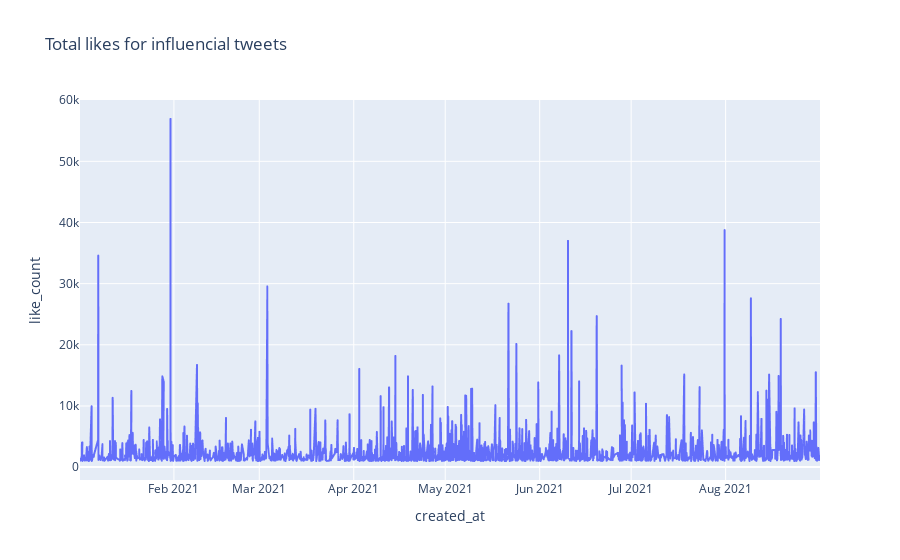

Here is the notebook cell this chart was saved with:
### Code cell
fig = px.line(influencial_tweets_df,
              x="created_at", y="like_count",
              title='Total likes for influencial tweets',
              hover_name="author_id", # username
              hover_data=["created_at", "like_count","tweet_id","text"])
fig.show()

### Figure 1 — Plotly figure (JSON) as saved in the notebook; plotly's stock layout.template omitted (floating-point values rounded to 4 significant figures; data arrays with more than 128 entries replaced by an {"elided": "..."} marker saying what was removed)
{"data": [{"customdata": {"elided": "2163x4 mixed values"}, "hovertemplate": "<b>%{hovertext}</b><br><br>created_at=%{customdata[0]}<br>like_count=%{customdata[1]}<br>tweet_id=%{customdata[2]}<br>text=%{customdata[3]}<extra></extra>", "hovertext": {"elided": "2163 int values"}, "legendgroup": "", "line": {"color": "#636efa", "dash": "solid"}, "mode": "lines", "name": "", "showlegend": false, "type": "scattergl", "x": {"elided": "2163 str values"}, "xaxis": "x", "y": {"elided": "2163 int values"}, "yaxis": "y"}], "layout": {"legend": {"tracegroupgap": 0}, "title": {"text": "Total likes for influencial tweets"}, "xaxis": {"anchor": "y", "domain": [0, 1], "title": {"text": "created_at"}}, "yaxis": {"anchor": "x", "domain": [0, 1], "title": {"text": "like_count"}}}}
